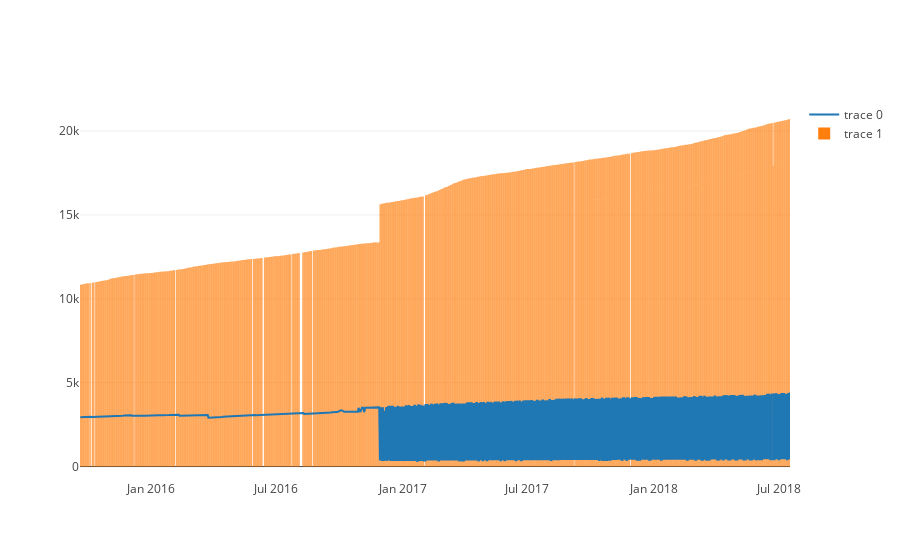

Here is the notebook cell this chart was saved with:
### Code cell
plotly.offline.iplot([employee, followers])

### Figure 1 — Plotly figure (JSON) as saved in the notebook; plotly's stock layout.template omitted (floating-point values rounded to 4 significant figures; data arrays with more than 128 entries replaced by an {"elided": "..."} marker saying what was removed)
{"data": [{"type": "scatter", "uid": "30fd1378-08b3-4042-a8a9-a74e8d58c166", "x": {"elided": "1605 str values"}, "y": {"elided": "1605 int values"}}, {"type": "bar", "uid": "89db2192-6d3d-40b9-8ad5-debe9e953911", "x": {"elided": "1605 str values"}, "y": {"elided": "1605 int values"}}], "layout": {}}
